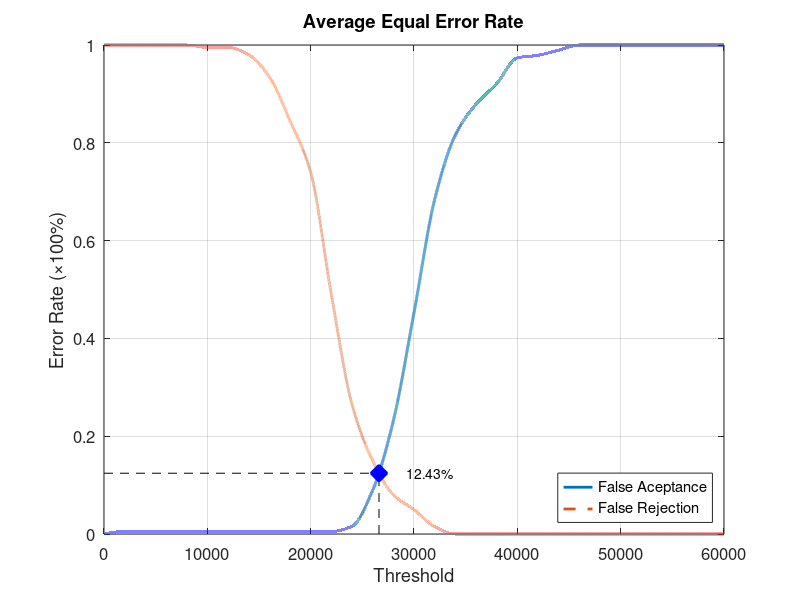
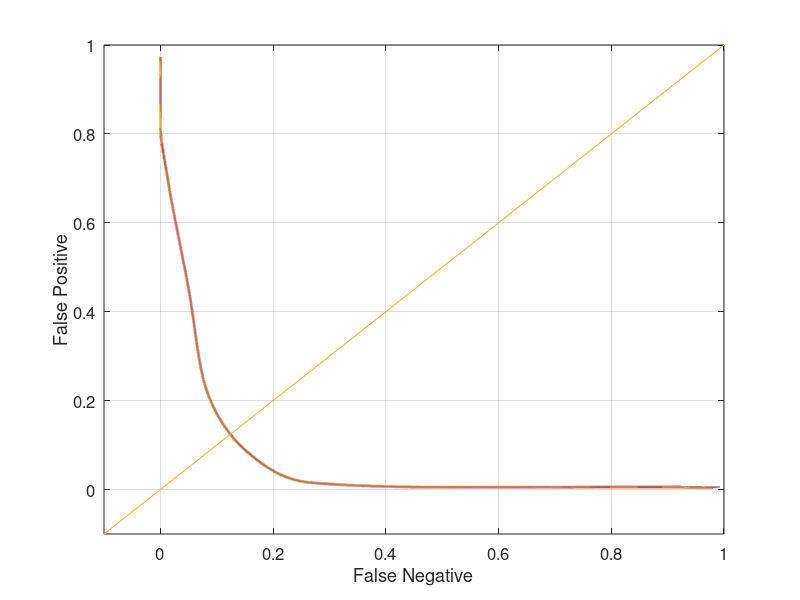

Recreate these plots in MATLAB, in order.
function yEER = Database1_3
close all;
clear;
clc;
x = 0:2000:60000;
xq = 0:0.5:60000;

y0 = [0 0.00526316 0.00526316 0.00526316 0.00526316 0.00526316 0.00526316 0.00526316 0.00526316 0.00526316 0.00526316 0.00526316 0.0157895 0.0894737 0.231579 0.452632 0.684211 0.815789 0.878947 0.921053 0.973684 0.978947 0.989474 1 1 1 1 1 1 1 1];
yy0 = interp1(x, y0, xq, 'pchip');
y1 = [1 1 1 1 1 0.995 0.995 0.98 0.935 0.845 0.74 0.49 0.265 0.15 0.08 0.05 0.015 0 0 0 0 0 0 0 0 0 0 0 0 0 0];
yy1 = interp1(x, y1, xq, 'pchip');

% Calculating EER: 
y2 = abs(y0 - y1);
find(y2 == min(y2))
yy2 = abs(yy0 - yy1);
xEER = find(yy2 == min(yy2));
xEERIndex = xq(xEER) % X-axis EER
yEER = yy0(xEER) % Y-axis EER

main = figure
plot(xq, yy0,'-','LineWidth', 2);	hold on
plot(xq, yy1,'--','LineWidth', 2);	hold on
plot([xEERIndex xEERIndex], [0 yEER], 'k--');	hold on
plot([0 xEERIndex], [yEER yEER], 'k--');	hold on
plot(xEERIndex, yEER, 'bx', 'LineWidth', 10);	hold on
text(xEERIndex + 10 * xEERIndex / 100, yEER, [num2str(round((10000 * yEER)) / 100) '%'])
legend('False Aceptance', 'False Rejection', 'Location', 'SouthEast')
xlabel('Threshold')
ylabel('Error Rate (\times100%)')
title('Average Equal Error Rate')
set(gca, 'FontSize', 12)
axis([0 60000 0 1])
grid on

print(main, 'Database1_3Main', '-dpng');
FNRxFPR = figure('Color', [1 1 1]);
plot(yy1, yy0, '-', yy1, yy0, 'LineWidth', 2);
hold on
y = -0.1:0.1:1
plot(y, y); 
set(gca, 'FontSize', 12)
xlabel('False Negative')
ylabel('False Positive')
axis([-0.1 1 -0.1 1])
set(gca, 'FontSize', 12)
grid on

print(FNRxFPR, 'Database1_3FNRxFPR','-dpng');
end
